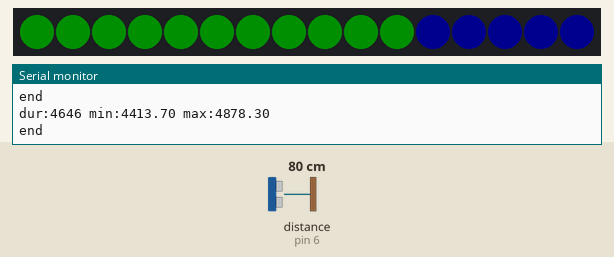
The sketch below on a simulated Arduino Nano, built with avr-gcc and run on an emulated ATmega328P. Parts: 16 RGB LEDs in strip order, left to right, the last lines printed to the serial monitor. Wiring (inferred from the names in the program): ultrasonic range finder: trigger pin 5; echo pin 6. Inputs (shaded band) come from the test bench; at power-on: distance to the obstacle (sensor on pin 6) 80 cm. The echo pulse lasts 58.3 µs per cm; dim RGB values are drawn brighter than linear.

Above: at 1.2 s.
1.3 s: distance to the obstacle (sensor on pin 6) set to 2 cm
At 2.2 s:
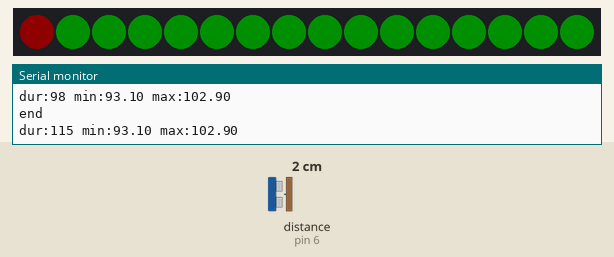
2.9 s: distance to the obstacle (sensor on pin 6) set to 120 cm
At 4.3 s:
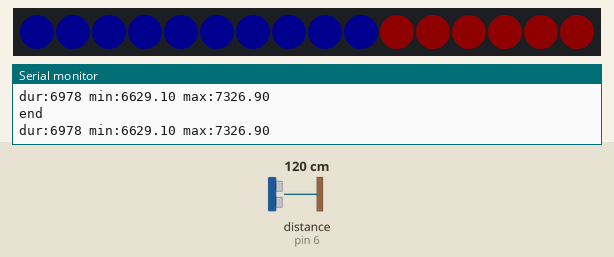
5.0 s: distance to the obstacle (sensor on pin 6) set to 4 cm
At 6.3 s:
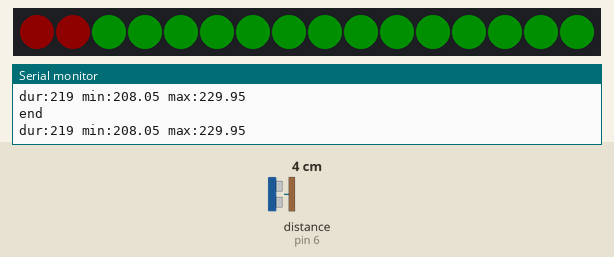
6.6 s: distance to the obstacle (sensor on pin 6) set to 18 cm
At 7.1 s:
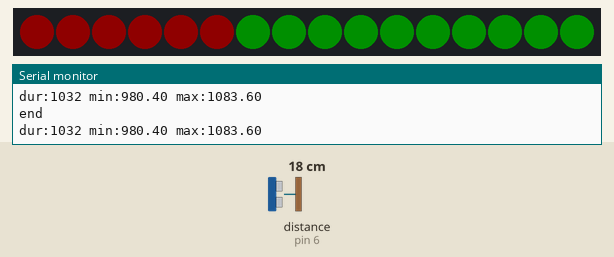
Timing chart, 0 to 9.3 s (numbered marks = the images above; inputs shaded):
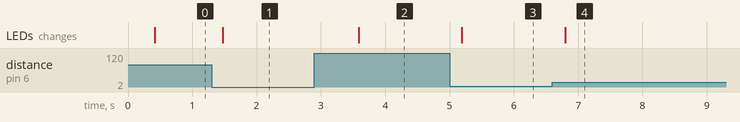

The sketch:

range_led.ino
```cpp
#include <Adafruit_NeoPixel.h>
#include <avr/power.h>

#define LEDPIN 2
#define TRIGPIN 5
#define ECHOPIN 6

Adafruit_NeoPixel strip = Adafruit_NeoPixel(16, LEDPIN, NEO_GRB + NEO_KHZ800);
long durPrec = 0;

void setup() {
  // put your setup code here, to run once:
  Serial.begin(9600);

  pinMode(TRIGPIN,OUTPUT);
  pinMode(ECHOPIN,INPUT);

  strip.begin();
  strip.setBrightness(15);
  strip.show();
}

void loop() {
  // put your main code here, to run repeatedly:
  int num, limit, x, nloop;
  long dur;

  if (durPrec == 0)
  {
    durPrec = RangeRead();
    delay(5);
    durPrec = RangeRead();
    delay(5);
    durPrec = RangeRead();
    delay(5);
    durPrec = RangeRead();
    delay(5);
  }

  nloop = 0;
  do
  {
    nloop++;
    delayMicroseconds(300);
    dur = RangeRead();
    Serial.print("dur:");
    Serial.print(dur);
    Serial.print(" min:");
    Serial.print(durPrec*0.95);
    Serial.print(" max:");
    Serial.print(durPrec*1.05);
    Serial.print("\n");
  } while (((dur < (durPrec*0.85)) || (dur > (durPrec*1.15))) && nloop < 6);

  //red step - 1
  if (dur > 0 && dur < 2601)
  {
    limit = dur/188;
    for (x=0; x<=limit; x++) {
      strip.setPixelColor(x, strip.Color(255, 0, 0));
    }
    for (x=limit+1; x<=15; x++) {
      strip.setPixelColor(x, strip.Color(0, 255, 0));
    }
  }

  //green step - 2
  if (dur > 2600 && dur < 5201)
  {
    limit = (dur-2600)/188;
    if (limit == 0) limit = 1;
    for (x=0; x<=limit; x++) {
      strip.setPixelColor(x, strip.Color(0, 255, 0));
    }
    for (x=limit+1; x<=15; x++) {
      strip.setPixelColor(x, strip.Color(0, 0, 255));
    }
  }

  //blue step - 3
  if (dur > 5200 && dur < 7801)
  {
    limit = (dur-5200)/188;
    if (limit == 0) limit = 1;
    for (x=0; x<=limit; x++) {
      strip.setPixelColor(x, strip.Color(0, 0, 255));
    }
    for (x=limit+1; x<=15; x++) {
      strip.setPixelColor(x, strip.Color(255, 0, 0));
    }
  }

    //other step - 4
  if (dur > 7800 && dur < 10401)
  {
    limit = (dur-7800)/188;
    if (limit == 0) limit = 1;
    for (x=0; x<=limit; x++) {
      strip.setPixelColor(x, strip.Color(255, 0, 0));
    }
    for (x=limit+1; x<=15; x++) {
      strip.setPixelColor(x, strip.Color(75, 125, 25));
    }
  }
  strip.show();

  durPrec = dur;
  Serial.print("end\n");
  delay(20);
}

long RangeRead() {
  long dur, total;
  int x;
  int NumReads = 15;
  int ReadQty = 0;

  dur = 0;
  total = 0;
  for (x=0; x<NumReads; x++) {
    digitalWrite(TRIGPIN, LOW);
    delayMicroseconds(5);
    digitalWrite(TRIGPIN, HIGH);
    delayMicroseconds(10);
    digitalWrite(TRIGPIN, LOW);
    dur = pulseIn(ECHOPIN, HIGH);
    if ((total == 0) || (dur > (((total/ReadQty)*0.90)) && (dur < ((total/ReadQty)*1.10))))
    {
      total = total + dur;
      ReadQty++;
      /*
      Serial.print(ReadQty);
      Serial.print(": ");
      Serial.print(dur);
      Serial.print(" ");
      */
    }
  }

  return total/ReadQty;
}
```

Measured:
- after the input at 1.3 s, the LEDs: change after 0.18 s (image 1)
- after the input at 2.9 s, the LEDs: change after 0.69 s (image 2)
- after the input at 5.0 s, the LEDs: change after 0.19 s (image 3)
- after the input at 6.6 s, the LEDs: change after 0.20 s (image 4)
